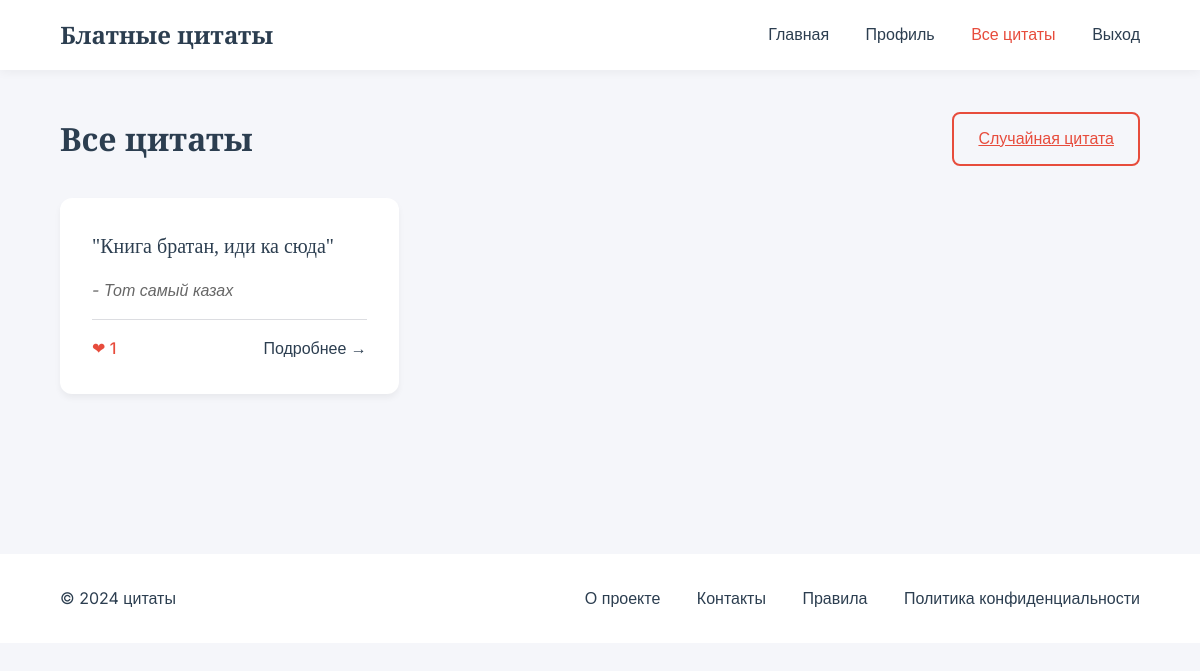
The app's page /category/Мем (signed in) with its own data.
### app.py (models this page shows)
class Quote(db.Model):
    id = db.Column(db.Integer, primary_key=True)
    text = db.Column(db.Text, nullable=False)
    author = db.Column(db.String(100), nullable=False)
    likes = db.Column(db.Integer, default=0)
    views = db.Column(db.Integer, default=0)
    user_id = db.Column(db.Integer, db.ForeignKey('user.id'))
    category_id = db.Column(db.Integer, db.ForeignKey('categories.id'), nullable=False)
    category = db.relationship('Category', back_populates='quotes_list')
    user_likes = db.relationship('UserLikes', back_populates='quote')

### app.py (the view)
@app.route('/category/<string:category_name>')
@login_required
def category(category_name):
    category = Category.query.filter_by(name=category_name).first()
    if not category:
        return "Category not found", 404
    quotes = category.quotes_list
    return render_template('category.html', quotes=quotes, category_name=category_name)

### app.py (called while the page is built)
@login_manager.user_loader
def load_user(user_id):
    return User.query.get(int(user_id))

### templates/category.html (shortened to what this page needs)
<!DOCTYPE html>
<html lang="ru">
<head>
    <link rel="stylesheet" href="{{ url_for('static', filename='home.css') }}">
</head>
<body>
    <header>
        <nav class="navbar">
            <div class="logo">Блатные цитаты</div>
            <div class="nav-links">
                <a href="{{ url_for('home') }}">Главная</a>
                <a href="{{ url_for('profile') }}">Профиль</a>
                <a href="{{ url_for('all_quotes') }}" class="active">Все цитаты</a>
                <a href="{{ url_for('logout') }}">Выход</a>
            </div>
        </nav>
    </header>
    <main>
        <section class="quotes-section">
            <div class="section-header">
                <h2>Все цитаты</h2>
                <a href="{{ url_for('random_quote') }}" class="random-button">Случайная цитата</a>
            </div>
            <div class="quotes-grid">
                {% if quotes %}
                    {% for quote in quotes %}
                    <div class="quote-card">
                        <div class="quote-text">"{{ quote.text }}"</div>
                        <div class="quote-author">- {{ quote.author }}</div>
                        <div class="quote-meta">
                            <span class="likes">❤ {{ quote.likes }}</span>
                            <a href="{{ url_for('view_quote', quote_id=quote.id) }}" class="more-link">Подробнее →</a>
                        </div>
                    </div>
                    {% endfor %}
                {% else %}
                    <p>Цитаты отсутствуют.</p>
                {% endif %}
            </div>
        </section>
    </main>
    <footer>
        <div class="footer-content">
            <p>&copy; 2024 цитаты</p>
            <div class="footer-links">
                <a href="info_project">О проекте</a>
                <a href="contact">Контакты</a>
                <a href="rules">Правила</a>
                <a href="musarskoe">Политика конфиденциальности</a>
            </div>
        </div>
    </footer>
</body>
</html>

### static/home.css (style rules this page uses)
:root { --primary-color: #2c3e50; --accent-color: #e74c3c; --text-color: #2c3e50; --background-color: #f5f6fa; --card-background: #ffffff; --border-color: #dcdde1; }
* { margin: 0; padding: 0; box-sizing: border-box; }
body { font-family: 'Inter', sans-serif; background-color: var(--background-color); color: var(--text-color); line-height: 1.6; }
.navbar { background-color: var(--card-background); padding: 1rem 5%; display: flex; justify-content: space-between; align-items: center; box-shadow: 0 2px 10px rgba(0, 0, 0, 0.05); position: fixed; width: 100%; top: 0; z-index: 1000; }
.logo { font-family: 'Playfair Display', serif; font-size: 1.5rem; font-weight: 700; color: var(--primary-color); }
.nav-links a { color: var(--text-color); text-decoration: none; margin-left: 2rem; font-weight: 500; transition: color 0.3s ease; }
.nav-links a:hover, .nav-links a.active { color: var(--accent-color); }
main { max-width: 1200px; margin: 80px auto 0; padding: 2rem 5%; }
.section-header { display: flex; justify-content: space-between; align-items: center; margin-bottom: 2rem; }
h2 { font-family: 'Playfair Display', serif; font-size: 2rem; color: var(--primary-color); }
.random-button { padding: 0.75rem 1.5rem; background-color: transparent; border: 2px solid var(--accent-color); color: var(--accent-color); border-radius: 8px; cursor: pointer; font-weight: 500; transition: all 0.3s ease; }
.quotes-grid { display: grid; grid-template-columns: repeat(auto-fill, minmax(300px, 1fr)); gap: 2rem; margin-bottom: 4rem; }
.quote-card { background-color: var(--card-background); padding: 2rem; border-radius: 12px; box-shadow: 0 4px 6px rgba(0, 0, 0, 0.05); transition: transform 0.3s ease, box-shadow 0.3s ease; }
.quote-text { font-family: 'Playfair Display', serif; font-size: 1.25rem; margin-bottom: 1rem; line-height: 1.6; }
.quote-author { color: #666; font-style: italic; margin-bottom: 1rem; }
.quote-meta { display: flex; justify-content: space-between; align-items: center; padding-top: 1rem; border-top: 1px solid var(--border-color); }
.likes { color: var(--accent-color); font-weight: 500; }
.more-link { color: var(--primary-color); text-decoration: none; font-weight: 500; transition: color 0.3s ease; }
footer { background-color: var(--card-background); padding: 2rem 5%; margin-top: 4rem; }
.footer-content { max-width: 1200px; margin: 0 auto; display: flex; justify-content: space-between; align-items: center; }
.footer-links a { color: var(--text-color); text-decoration: none; margin-left: 2rem; transition: color 0.3s ease; }

### records on screen
Quote: text "Книга братан, иди ка сюда", author "Тот самый казах", likes "1"
